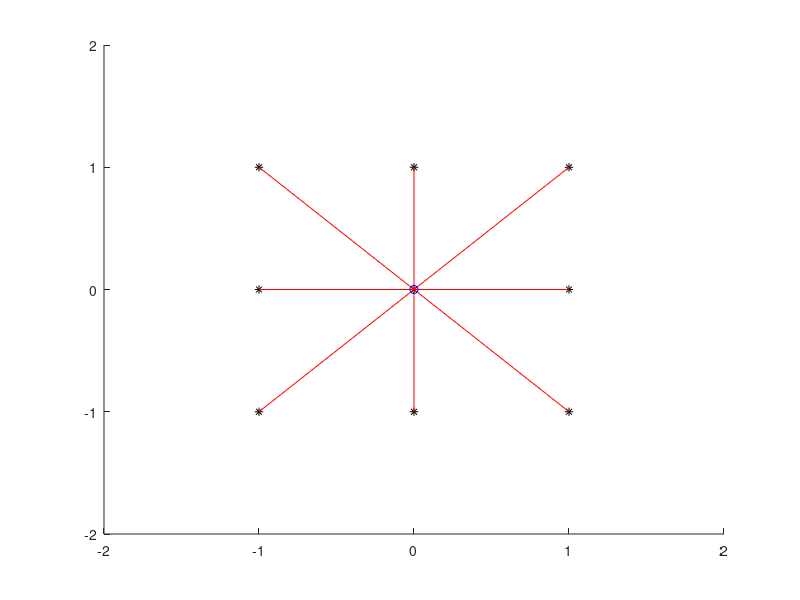

Source code (MATLAB):
clc ; close all ; clc ;
points{1} = [1,1,0] ;
points{2} = [1,0,0] ;
points{3} = [1,-1,0] ;
points{4} = [0,1,0] ;
points{5} = [0,0,0] ;
points{6} = [0,-1,0] ;
points{7} = [-1,1,0] ;
points{8} = [-1,0,0] ;
points{9} = [-1,-1,0] ;
linex = [ -1 , 0 , 1 ] ;
liney = [ -1 , 0 , 1 ] ;
lines{1} = [ linex(1) , liney(1) ; linex(3) , liney(3) ] ;
lines{2} = [ linex(3) , liney(1) ; linex(1) , liney(3) ] ;
lines{3} = [ linex(2) , liney(1) ; linex(2) , liney(3) ] ;
lines{4} = [ linex(1) , liney(2) ; linex(3) , liney(2) ] ;

figure
axis( [ -2 , 2 , -2 , 2 ] )
hold on
for ii = 1:9
    plot( points{ii}(1),points{ii}(2) , '*k')
end
% plot( 0 , 0 , '*b' )
for ii = 1:4
    plot( lines{ii}(:,1),lines{ii}(:,2) , 'r')
end
plot( 0 , 0 , 'ob' )
